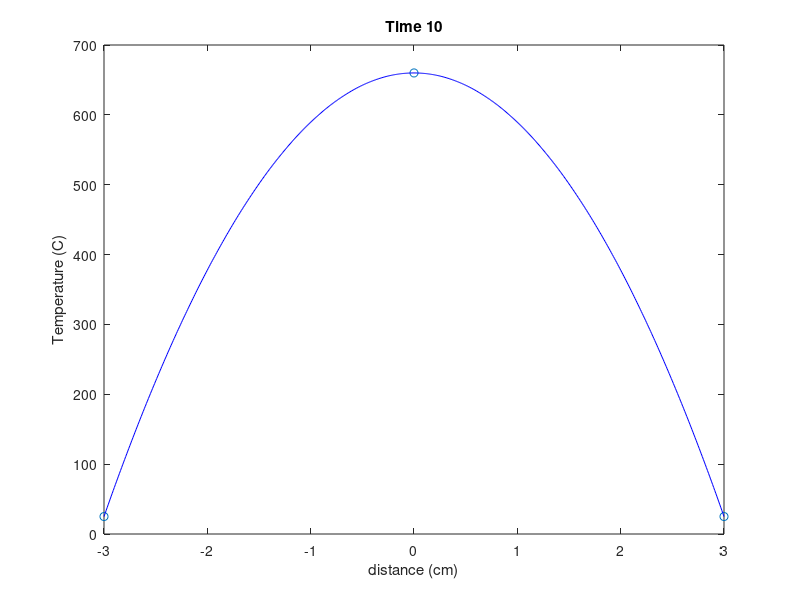

This chart was generated by the following MATLAB code:

clf;
close;
clear;
clc;



% t = 0

x0 = [-3 0 3];
t0 = [25 660 25];
x = -3:0.01:3;
p = polyfit(x0,t0,2)
y0 = polyval(p,x);

figure
plot(x0,t0,'o')
hold on
plot(x,y0,'Color','b')
xlabel('distance (cm)')
ylabel('Temperature (C)')
title('Time 10')
hold off



% t = 5

% t = 10

